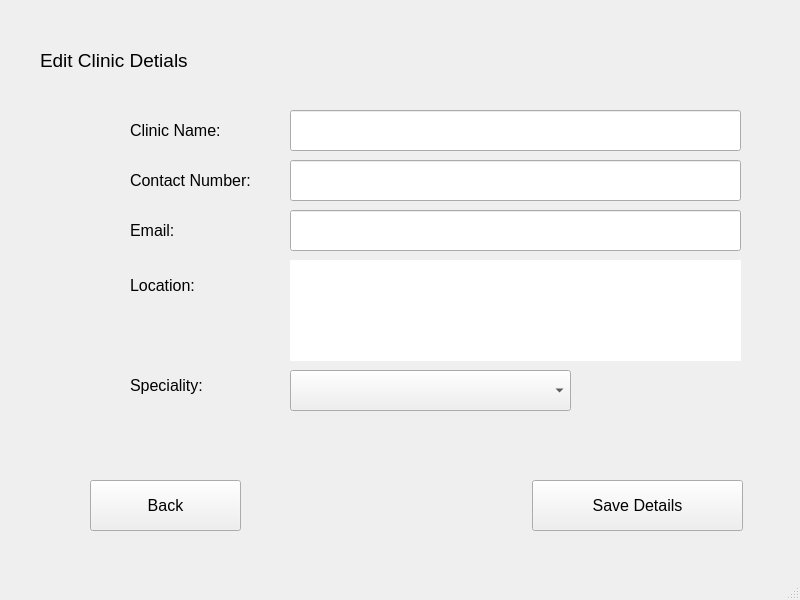
<?xml version="1.0" encoding="UTF-8"?>
<ui version="4.0">
 <class>MainWindow</class>
 <widget class="QMainWindow" name="MainWindow">
  <property name="geometry">
   <rect>
    <x>0</x>
    <y>0</y>
    <width>800</width>
    <height>600</height>
   </rect>
  </property>
  <property name="windowTitle">
   <string>MainWindow</string>
  </property>
  <property name="animated">
   <bool>false</bool>
  </property>
  <property name="dockNestingEnabled">
   <bool>false</bool>
  </property>
  <property name="unifiedTitleAndToolBarOnMac">
   <bool>false</bool>
  </property>
  <widget class="QWidget" name="centralwidget">
   <widget class="QPushButton" name="pushButton">
    <property name="geometry">
     <rect>
      <x>532</x>
      <y>480</y>
      <width>211</width>
      <height>51</height>
     </rect>
    </property>
    <property name="font">
     <font>
      <pointsize>12</pointsize>
     </font>
    </property>
    <property name="text">
     <string>Save Details</string>
    </property>
   </widget>
   <widget class="QToolButton" name="toolButton">
    <property name="geometry">
     <rect>
      <x>90</x>
      <y>480</y>
      <width>151</width>
      <height>51</height>
     </rect>
    </property>
    <property name="font">
     <font>
      <pointsize>12</pointsize>
     </font>
    </property>
    <property name="text">
     <string>Back</string>
    </property>
   </widget>
   <widget class="QLabel" name="label">
    <property name="geometry">
     <rect>
      <x>130</x>
      <y>110</y>
      <width>111</width>
      <height>41</height>
     </rect>
    </property>
    <property name="font">
     <font>
      <pointsize>12</pointsize>
     </font>
    </property>
    <property name="text">
     <string>Clinic Name:</string>
    </property>
   </widget>
   <widget class="QLineEdit" name="lineEdit">
    <property name="geometry">
     <rect>
      <x>290</x>
      <y>110</y>
      <width>451</width>
      <height>41</height>
     </rect>
    </property>
    <property name="font">
     <font>
      <pointsize>10</pointsize>
     </font>
    </property>
    <property name="inputMask">
     <string/>
    </property>
    <property name="text">
     <string/>
    </property>
    <property name="clearButtonEnabled">
     <bool>true</bool>
    </property>
   </widget>
   <widget class="QLabel" name="label_2">
    <property name="geometry">
     <rect>
      <x>130</x>
      <y>170</y>
      <width>191</width>
      <height>21</height>
     </rect>
    </property>
    <property name="font">
     <font>
      <pointsize>12</pointsize>
     </font>
    </property>
    <property name="text">
     <string>Contact Number:</string>
    </property>
   </widget>
   <widget class="QLineEdit" name="lineEdit_2">
    <property name="geometry">
     <rect>
      <x>290</x>
      <y>160</y>
      <width>451</width>
      <height>41</height>
     </rect>
    </property>
    <property name="font">
     <font>
      <pointsize>10</pointsize>
     </font>
    </property>
    <property name="text">
     <string/>
    </property>
    <property name="clearButtonEnabled">
     <bool>true</bool>
    </property>
   </widget>
   <widget class="QLabel" name="label_3">
    <property name="geometry">
     <rect>
      <x>130</x>
      <y>220</y>
      <width>151</width>
      <height>21</height>
     </rect>
    </property>
    <property name="font">
     <font>
      <pointsize>12</pointsize>
     </font>
    </property>
    <property name="text">
     <string>Email:</string>
    </property>
   </widget>
   <widget class="QLineEdit" name="lineEdit_3">
    <property name="geometry">
     <rect>
      <x>290</x>
      <y>210</y>
      <width>451</width>
      <height>41</height>
     </rect>
    </property>
    <property name="font">
     <font>
      <pointsize>10</pointsize>
     </font>
    </property>
    <property name="text">
     <string/>
    </property>
    <property name="clearButtonEnabled">
     <bool>true</bool>
    </property>
   </widget>
   <widget class="QLabel" name="label_4">
    <property name="geometry">
     <rect>
      <x>130</x>
      <y>270</y>
      <width>131</width>
      <height>31</height>
     </rect>
    </property>
    <property name="font">
     <font>
      <pointsize>12</pointsize>
     </font>
    </property>
    <property name="text">
     <string>Location:</string>
    </property>
   </widget>
   <widget class="QLineEdit" name="lineEdit_4">
    <property name="geometry">
     <rect>
      <x>290</x>
      <y>260</y>
      <width>451</width>
      <height>101</height>
     </rect>
    </property>
    <property name="font">
     <font>
      <pointsize>10</pointsize>
      <stylestrategy>PreferDefault</stylestrategy>
      <kerning>true</kerning>
     </font>
    </property>
    <property name="mouseTracking">
     <bool>true</bool>
    </property>
    <property name="tabletTracking">
     <bool>false</bool>
    </property>
    <property name="layoutDirection">
     <enum>Qt::LeftToRight</enum>
    </property>
    <property name="autoFillBackground">
     <bool>false</bool>
    </property>
    <property name="text">
     <string/>
    </property>
    <property name="frame">
     <bool>false</bool>
    </property>
    <property name="dragEnabled">
     <bool>false</bool>
    </property>
    <property name="readOnly">
     <bool>false</bool>
    </property>
    <property name="cursorMoveStyle">
     <enum>Qt::LogicalMoveStyle</enum>
    </property>
    <property name="clearButtonEnabled">
     <bool>true</bool>
    </property>
   </widget>
   <widget class="QLabel" name="label_5">
    <property name="geometry">
     <rect>
      <x>130</x>
      <y>370</y>
      <width>171</width>
      <height>31</height>
     </rect>
    </property>
    <property name="font">
     <font>
      <pointsize>12</pointsize>
     </font>
    </property>
    <property name="text">
     <string>Speciality:</string>
    </property>
   </widget>
   <widget class="QComboBox" name="comboBox">
    <property name="geometry">
     <rect>
      <x>290</x>
      <y>370</y>
      <width>281</width>
      <height>41</height>
     </rect>
    </property>
    <property name="font">
     <font>
      <pointsize>10</pointsize>
     </font>
    </property>
   </widget>
   <widget class="QLabel" name="label_6">
    <property name="geometry">
     <rect>
      <x>40</x>
      <y>40</y>
      <width>341</width>
      <height>41</height>
     </rect>
    </property>
    <property name="font">
     <font>
      <pointsize>14</pointsize>
     </font>
    </property>
    <property name="text">
     <string>Edit Clinic Detials</string>
    </property>
   </widget>
  </widget>
  <widget class="QStatusBar" name="statusbar"/>
 </widget>
 <resources/>
 <connections/>
</ui>
